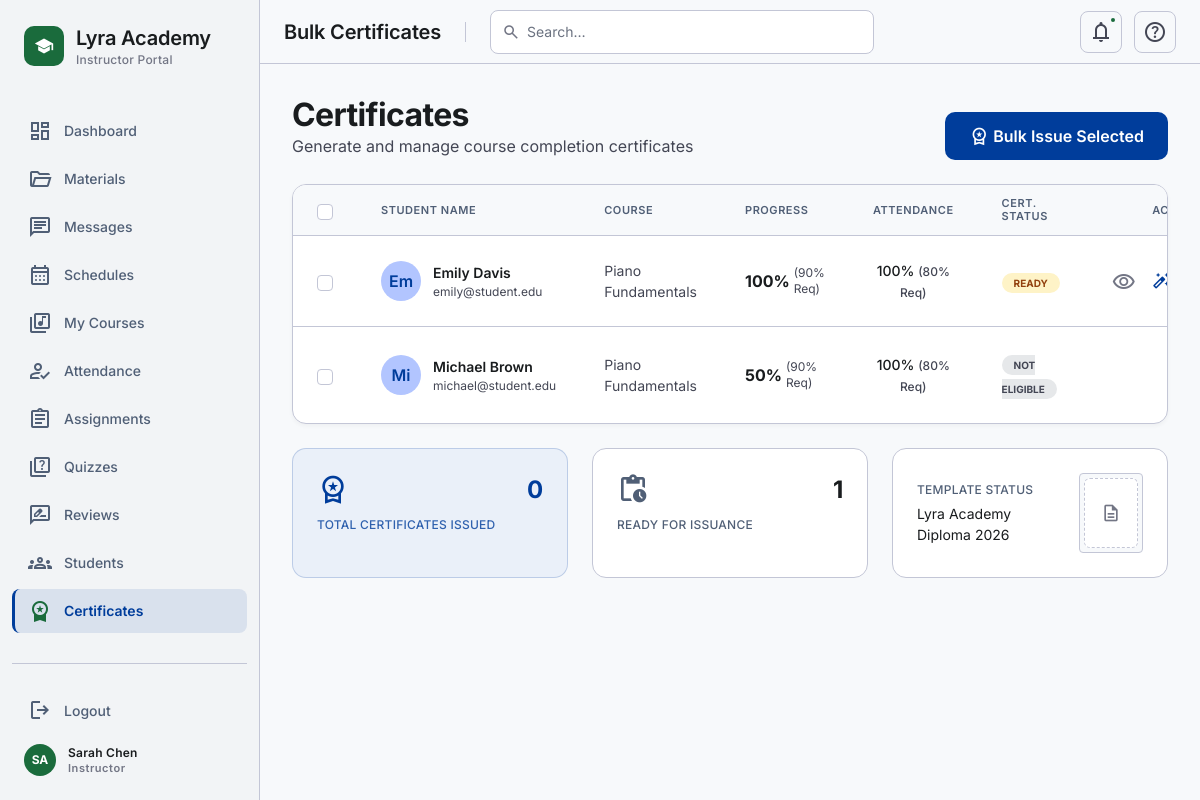
The page /28_Bulk_Certificates/index.php (signed in) on the database its author committed.
### tables this page shows
CREATE TABLE IF NOT EXISTS enrollments (
    id INT AUTO_INCREMENT PRIMARY KEY,
    student_id INT NOT NULL,
    course_id INT NOT NULL,
    status ENUM('pending', 'approved', 'rejected') DEFAULT 'pending',
    rejection_reason TEXT NULL,
    enrolled_at TIMESTAMP DEFAULT CURRENT_TIMESTAMP,
    reviewed_by INT NULL,
    reviewed_at TIMESTAMP NULL,
    FOREIGN KEY (student_id) REFERENCES students(user_id) ON DELETE CASCADE,
    FOREIGN KEY (course_id) REFERENCES courses(id) ON DELETE CASCADE,
    FOREIGN KEY (reviewed_by) REFERENCES users(id) ON DELETE SET NULL,
    UNIQUE KEY (student_id, course_id)
);

CREATE TABLE IF NOT EXISTS users (
    id INT AUTO_INCREMENT PRIMARY KEY,
    name VARCHAR(100) NOT NULL,
    email VARCHAR(100) UNIQUE NOT NULL,
    password_hash VARCHAR(255) NOT NULL,
    role ENUM('admin', 'instructor', 'student') NOT NULL,
    status ENUM('active', 'inactive') DEFAULT 'active',
    created_at TIMESTAMP DEFAULT CURRENT_TIMESTAMP,
    updated_at TIMESTAMP DEFAULT CURRENT_TIMESTAMP ON UPDATE CURRENT_TIMESTAMP
);

CREATE TABLE IF NOT EXISTS courses (
    id INT AUTO_INCREMENT PRIMARY KEY,
    title VARCHAR(150) NOT NULL,
    description TEXT,
    instrument_id INT,
    difficulty ENUM('beginner', 'intermediate', 'advanced') DEFAULT 'beginner',
    price DECIMAL(10, 2) DEFAULT 0.00,
    status ENUM('draft', 'published') DEFAULT 'draft',
    created_at TIMESTAMP DEFAULT CURRENT_TIMESTAMP,
    updated_at TIMESTAMP DEFAULT CURRENT_TIMESTAMP ON UPDATE CURRENT_TIMESTAMP,
    FOREIGN KEY (instrument_id) REFERENCES instruments(id) ON DELETE SET NULL
);

### config/cert_helper.php (called while the page is built, shortened)
<?php
function cert_get_eligibility(PDO $pdo, int $studentId, int $courseId): array {
    $stmt = $pdo->prepare("SELECT COUNT(*) FROM assignments WHERE course_id = :cid");
    $stmt->execute(['cid' => $courseId]);
    $total = (int) $stmt->fetchColumn();
    $stmt = $pdo->prepare("
        SELECT COUNT(*)
        FROM submissions s
        JOIN assignments a ON s.assignment_id = a.id
        WHERE a.course_id = :cid AND s.student_id = :sid
    ");
    $stmt->execute(['cid' => $courseId, 'sid' => $studentId]);
    $submitted = (int) $stmt->fetchColumn();
    $progress = $total > 0 ? round(($submitted / $total) * 100) : 100;
    $stmt = $pdo->prepare("
        SELECT status FROM attendance a
        JOIN schedules s ON a.schedule_id = s.id
        WHERE a.student_id = :sid AND s.course_id = :cid
    ");
    $stmt->execute(['sid' => $studentId, 'cid' => $courseId]);
    $records = $stmt->fetchAll(PDO::FETCH_COLUMN);
    $totalSessions = count($records);
    $attendance = 100;
    return [
        'progress'   => $progress,
        'attendance' => $attendance,
        'eligible'   => ($progress >= 90 && $attendance >= 80),
    ];
}

### 28_Bulk_Certificates/index.php (the view, shortened to what this page needs)
<?php
require_once __DIR__ . '/../config/design-system.php';
$pdo = require_once __DIR__ . '/../config/db.php';
require_once __DIR__ . '/../config/cert_helper.php';
$instructorId = $_SESSION['user_id'];
$enrollmentsStmt = $pdo->prepare("
    SELECT
        e.id as enrollment_id,
        u.id as student_id,
        u.name as student_name,
        u.email as student_email,
        c.id as course_id,
        c.title as course_title,
        c.difficulty,
        cert.certificate_hash,
        cert.file_path,
        cert.issued_at
    FROM enrollments e
    JOIN students s ON e.student_id = s.user_id
    JOIN users u ON s.user_id = u.id
    JOIN courses c ON e.course_id = c.id
    JOIN instructor_assignments ia ON c.id = ia.course_id
    LEFT JOIN certificates cert ON e.course_id = cert.course_id AND e.student_id = cert.student_id
    WHERE ia.instructor_id = :instructor_id AND e.status = 'approved'
    ORDER BY u.name ASC
");
$enrollmentsStmt->execute(['instructor_id' => $instructorId]);
$enrollments = $enrollmentsStmt->fetchAll();
$processedEnrollments = [];
$totalIssued = 0;
$pendingIssuance = 0;
foreach ($enrollments as $e) {
    $cId = $e['course_id'];
    $sId = $e['student_id'];
    $elig = cert_get_eligibility($pdo, $sId, $cId);
    $e['progress_percent'] = $elig['progress'];
    $e['attendance_rate'] = $elig['attendance'];
    $e['eligible'] = $elig['eligible'];
    if ($e['certificate_hash'] !== null) {
        $totalIssued++;
    } elseif ($elig['eligible']) {
        $pendingIssuance++;
    }
    $processedEnrollments[] = $e;
}
?>
<!DOCTYPE html>
<html lang="en">
<head>
</head>
<body class="bg-background text-on-surface">
<main id="lms-main-content" class="lms-main">
    <div class="page-content space-y-md">
        <div class="flex justify-between items-end">
            <div>
                <h2 class="font-h1 text-h1 text-on-surface">Certificates</h2>
                <p class="font-body-lg text-body-lg text-on-surface-variant">Generate and manage course completion certificates</p>
            </div>
            <button onclick="submitBulkForm()" class="bg-primary text-on-primary flex items-center gap-xs px-md py-sm rounded-lg font-semibold hover:opacity-90 transition-opacity">
                <span class="material-symbols-outlined text-[20px]" aria-hidden="true">workspace_premium</span>
                <span>Bulk Issue Selected</span>
            </button>
        </div>
        <form id="bulk-form" method="POST" action="">
            <div class="bg-surface-container-lowest rounded-xl border border-outline-variant shadow-[0_2px_4px_rgba(0,0,0,0.04)] overflow-hidden">
                <table class="w-full text-left border-collapse">
                    <thead class="bg-surface border-b border-outline-variant">
                        <tr>
                            <th class="px-md py-sm w-12">
                                <input class="rounded border-outline-variant text-primary focus:ring-primary" type="checkbox" id="select-all" aria-label="Select all students" onclick="toggleSelectAll(this)"/>
                            </th>
                            <th class="px-md py-sm font-label-sm text-label-sm text-secondary uppercase tracking-wider">Student Name</th>
                            <th class="px-md py-sm font-label-sm text-label-sm text-secondary uppercase tracking-wider">Course</th>
                            <th class="px-md py-sm font-label-sm text-label-sm text-secondary uppercase tracking-wider">Progress</th>
                            <th class="px-md py-sm font-label-sm text-label-sm text-secondary uppercase tracking-wider text-center">Attendance</th>
                            <th class="px-md py-sm font-label-sm text-label-sm text-secondary uppercase tracking-wider">Cert. Status</th>
                            <th class="px-md py-sm font-label-sm text-label-sm text-secondary uppercase tracking-wider text-right">Actions</th>
                        </tr>
                    </thead>
                    <tbody class="divide-y divide-outline-variant">
                        <?php if (empty($processedEnrollments)): ?>
                            <tr>
                                <td colspan="7" class="px-md py-md text-center text-on-surface-variant">No enrolled students found.</td>
                            </tr>
                        <?php else: ?>
                            <?php foreach ($processedEnrollments as $e): ?>
                                <tr class="hover:bg-surface-container-low transition-colors group">
                                    <td class="px-md py-md w-12">
                                        <?php if ($e['certificate_hash'] === null && $e['eligible']): ?>
                                            <input class="rounded border-outline-variant text-primary focus:ring-primary student-checkbox" type="checkbox" name="selected_items[]" value="<?= $e['student_id'] ?>:<?= $e['course_id'] ?>" aria-label="Select <?= htmlspecialchars($e['student_name']) ?> for <?= htmlspecialchars($e['course_title']) ?>" onclick="updateBulkBar()"/>
                                        <?php else: ?>
                                            <input class="rounded border-outline-variant text-primary focus:ring-primary" type="checkbox" disabled aria-label="Certificate already issued for <?= htmlspecialchars($e['student_name']) ?>"/>
                                        <?php endif; ?>
                                    </td>
                                    <td class="px-md py-md">
                                        <div class="flex items-center gap-sm">
                                            <div class="w-10 h-10 rounded-full bg-primary-fixed-dim flex items-center justify-center font-semibold text-primary">
                                                <?= htmlspecialchars(substr($e['student_name'], 0, 2)) ?>
                                            </div>
                                            <div>
                                                <p class="font-body-md text-body-md font-semibold text-on-surface"><?= htmlspecialchars($e['student_name']) ?></p>
                                                <p class="text-[12px] text-on-surface-variant"><?= htmlspecialchars($e['student_email']) ?></p>
                                            </div>
                                        </div>
                                    </td>
                                    <td class="px-md py-md font-body-md text-body-md text-on-surface-variant"><?= htmlspecialchars($e['course_title']) ?></td>
                                    <td class="px-md py-md">
                                        <div class="flex items-center gap-xs">
                                            <span class="font-bold"><?= $e['progress_percent'] ?>%</span>
                                            <span class="text-xs text-on-surface-variant">(90% Req)</span>
                                        </div>
                                    </td>
                                    <td class="px-md py-md text-center font-body-md text-body-md text-on-surface font-medium"><?= $e['attendance_rate'] ?>% <span class="text-xs text-on-surface-variant">(80% Req)</span></td>
                                    <td class="px-md py-md">
                                        <?php if ($e['certificate_hash'] !== null): ?>
                                            <div class="flex items-center gap-xs text-green-700">
                                                <span class="material-symbols-outlined text-[18px]" aria-hidden="true">verified</span>
                                                <span class="font-label-md text-label-md">Issued</span>
                                            </div>
                                        <?php elseif ($e['eligible']): ?>
                                            <span class="px-sm py-1 bg-amber-100 text-amber-800 rounded-full text-[10px] font-bold uppercase">Ready</span>
                                        <?php else: ?>
                                            <span class="px-sm py-1 bg-surface-container-high text-on-surface-variant rounded-full text-[10px] font-bold uppercase">Not Eligible</span>
                                        <?php endif; ?>
                                    </td>
                                    <td class="px-md py-md text-right">
                                        <div class="flex justify-end gap-sm">
                                                <button type="button" onclick="showPreview('<?= htmlspecialchars($e['student_name'], ENT_QUOTES) ?>', '<?= htmlspecialchars($e['course_title'], ENT_QUOTES) ?>', '<?= htmlspecialchars($e['certificate_hash'] !== null && $e['issued_at'] ? date('M d, Y', strtotime($e['issued_at'])) : date('M d, Y')) ?>')" class="p-xs text-outline hover:text-primary transition-colors" title="View Preview" aria-label="Preview certificate for <?= htmlspecialchars($e['student_name']) ?>">
                                                <span class="material-symbols-outlined" aria-hidden="true">visibility</span>
                                            </button>
                                            <?php if ($e['certificate_hash'] !== null): ?>
                                                <a href="<?= htmlspecialchars($e['file_path']) ?>" download class="p-xs text-outline hover:text-primary transition-colors" title="Download PDF">
                                                    <span class="material-symbols-outlined" aria-hidden="true">download</span>
                                                </a>
                                            <?php elseif ($e['eligible']): ?>
                                                <button type="button" onclick="issueSingle(<?= $e['student_id'] ?>, <?= $e['course_id'] ?>)" class="text-primary font-semibold font-label-md text-label-md hover:underline flex items-center gap-xs" title="Generate Certificate">
                                                    <span class="material-symbols-outlined text-[18px]" aria-hidden="true">auto_fix_high</span>
                                                </button>
                                            <?php endif; ?>
                                        </div>
                                    </td>
                                </tr>
                            <?php endforeach; ?>
                        <?php endif; ?>
                    </tbody>
                </table>
            </div>
        </form>
        <div class="grid grid-cols-1 md:grid-cols-3 gap-md">
            <div class="bg-primary-container/5 border border-primary/20 p-md rounded-xl">
                <div class="flex items-center justify-between mb-sm">
                    <span class="material-symbols-outlined text-primary text-[32px]" aria-hidden="true">workspace_premium</span>
                    <span class="text-primary font-bold text-h2"><?= $totalIssued ?></span>
                </div>
                <p class="font-label-md text-label-md text-primary/80 uppercase">Total Certificates Issued</p>
            </div>
            <div class="bg-surface-container-lowest border border-outline-variant p-md rounded-xl">
                <div class="flex items-center justify-between mb-sm">
                    <span class="material-symbols-outlined text-secondary text-[32px]" aria-hidden="true">pending_actions</span>
                    <span class="text-on-surface font-bold text-h2"><?= $pendingIssuance ?></span>
                </div>
                <p class="font-label-md text-label-md text-secondary uppercase">Ready for Issuance</p>
            </div>
            <div class="bg-surface-container-lowest border border-outline-variant p-md rounded-xl flex items-center gap-md">
                <div class="flex-1">
                    <p class="font-label-md text-label-md text-secondary uppercase mb-xs">Template Status</p>
                    <p class="font-body-md text-body-md text-on-surface">Lyra Academy Diploma 2026</p>
                </div>
                <div class="w-16 h-20 bg-surface border border-outline-variant rounded p-xs flex items-center justify-center overflow-hidden">
                    <div class="w-full h-full bg-white border border-dashed border-outline-variant rounded-sm flex items-center justify-center">
                        <span class="material-symbols-outlined text-outline text-[20px]" aria-hidden="true">description</span>
                    </div>
                </div>
            </div>
        </div>
    </div>
</main>
</body>
</html>

### rows shown on the page
enrollments: users.name "Em", users.name "Emily Davis", users.email "emily@student.edu", course.title "Piano Fundamentals", progress_percent "100", attendance_rate "100", shows "READY"
enrollments: users.name "Mi", users.name "Michael Brown", users.email "michael@student.edu", course.title "Piano Fundamentals", progress_percent "50", attendance_rate "100", shows "NOT ELIGIBLE"

### other values the page prints
$cfg['label'] "Instructor Portal"
$item['label'] "Dashboard"
$item['label'] "Materials"
$item['label'] "Messages"
$item['label'] "Schedules"
$item['label'] "My Courses"
$item['label'] "Attendance"
$item['label'] "Assignments"
$item['label'] "Quizzes"
$item['label'] "Reviews"
$item['label'] "Students"
$item['label'] "Certificates"
$initials "SA"
$name "Sarah Chen"
$roleLabel "Instructor"
